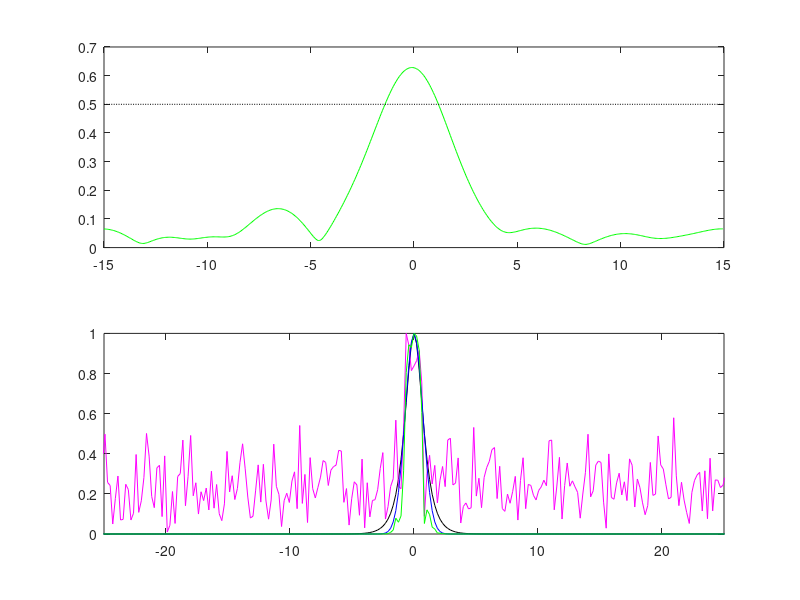

The MATLAB source for this figure:
clear all; close all; clc;

T=30; % range
n=512; % number of points
test = 0; % offset of filter

t2 = linspace(-T/2, T/2, n+1); t = t2(1:n); % t is time
k = (2*pi/T)*[0:n/2-1 -n/2:-1]; % rescale from 2 pi and split into frequency components.
ks = fftshift(k);

u = sech(t); % incoming signal
ut = fft(u); % transformed signal

noise = 10; % 20
utn = ut+noise*(randn(1,n)+i*randn(1,n)); % transform with added noise
un = ifft(utn); % noisy signal

filter = exp(-(k-test).^2); % test moves it away from our target signal.
utnf = filter.*utn; % filtered fourier transform (signal vs frequency)

unf = ifft(utnf); % filtered signal vs time

subplot(2,1,1), plot(...t, u, 'k', t, abs(un), 'm', ... % signal vs time (black = orig, magenta = noisy)
    t, abs(unf), 'g', ... % filtered noisy signal
    t, 0*t+0.5, 'k:'); % threshold line
subplot(2,1,2), plot(ks, abs(fftshift(ut))/max(abs(fftshift(ut))), 'k', ... % unit scaled fourier trans
    ks, abs(fftshift(utn))/max(abs(fftshift(utn))), 'm', ... % noisy fourier trans'd signal
    ks, fftshift(filter), 'b', ... % The filter
    ks, abs(fftshift(utnf))/max(abs(fftshift(utnf))), 'g'); % filtered transform
axis([-25,25,0,1]);
